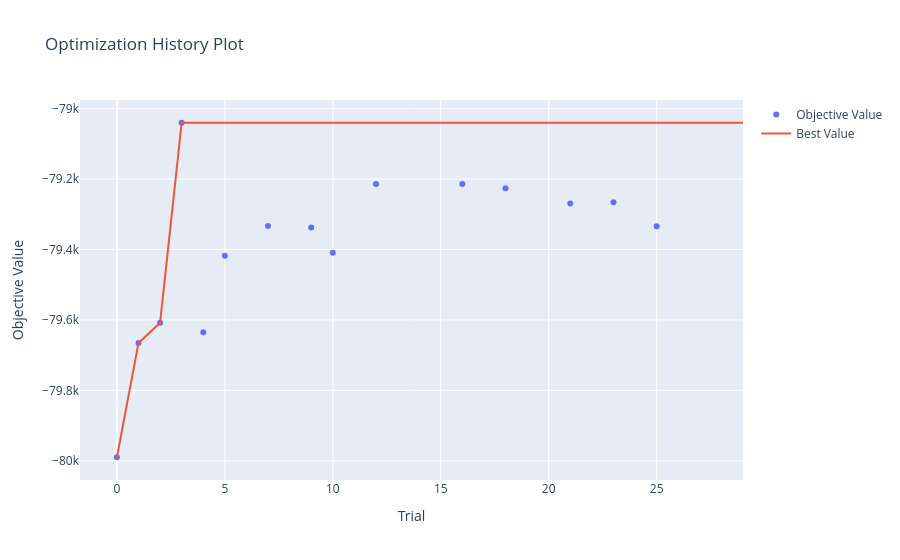
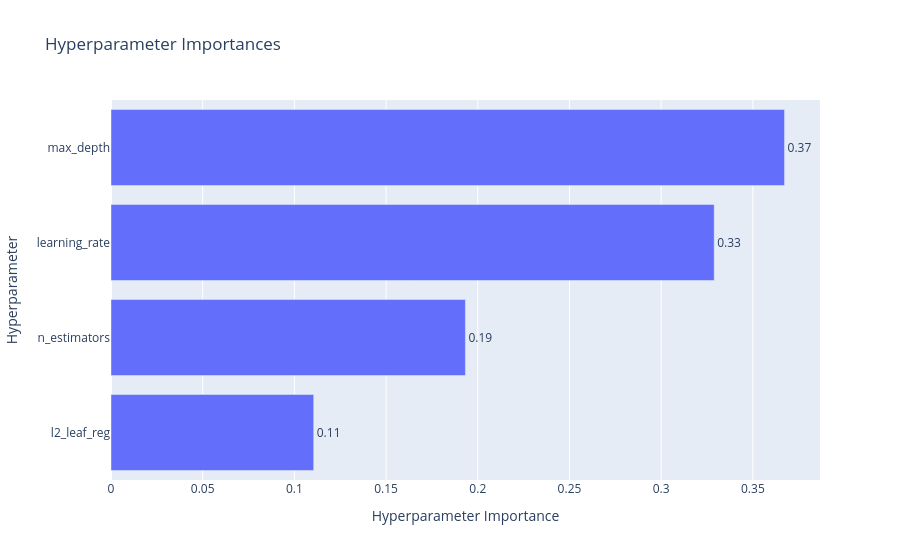

The code cell stored with these charts, in order, in its notebook:
### Markdown cell above
Наилучшие гиперпараметры XGBoost: ~~`{'learning_rate': 0.012182868816003698, 'max_depth': 3, 'n_estimators': 1628, 'gamma': 0.5966546175894478, 'reg_alpha': 8.895564195765491, 'reg_lambda': 1.0195837807838437}`~~

{'learning_rate': 0.021389984811323825, 'max_depth': 3, 'n_estimators': 1558, 'gamma': 0.4300999625849386, 'reg_alpha': 2.567069397127208, 'reg_lambda': 6.03531145510891}



MAE улучшился на ~~9%: 85486.96->77408.93~~ 85486.96->80244.27 (-6.1%)

### Code cell
def catboost_params_func(trial):
    return {
        'learning_rate': trial.suggest_float('learning_rate', 0.01, 0.1, log=True),
        'max_depth': trial.suggest_int('max_depth', 3, 10),
        'n_estimators': trial.suggest_int('n_estimators', 500, 2000),
        'l2_leaf_reg': trial.suggest_int('l2_leaf_reg', 1, 10),
        **default_cbm_params
    }

def catboost_fit_score_func(estimator, X, y, X_val, y_val, fit_params={}):
    estimator.fit(X, y,
                cat_features=CAT_FEATURES,
                eval_set=[(X, y), (X_val, y_val)],
                **fit_params)
    y_pred = estimator.predict(X_val)
    return -mean_absolute_error(y_val, y_pred)

def catboost_estimator_func(params):
    return CatBoostRegressor(**params)

catboost_study = optuna_helper.fit_study(
    catboost_params_func, catboost_estimator_func, scorer_func,
    fit_score_func=catboost_fit_score_func,
    visualize=True)

print('=== catboost ===')
print('Наилучшие гиперпараметры:', catboost_study.best_params)
print(f'MAE: {-catboost_study.best_value:.2f}')

### Figure 1 — Plotly figure (JSON) as saved in the notebook; plotly's stock layout.template omitted (floating-point values rounded to 4 significant figures)
{"data": [{"mode": "markers", "name": "Objective Value", "type": "scatter", "x": [0, 1, 2, 3, 4, 5, 7, 9, 10, 12, 16, 18, 21, 23, 25], "y": [-79990.0, -79670.0, -79610.0, -79040.0, -79640.0, -79420.0, -79330.0, -79340.0, -79410.0, -79210.0, -79210.0, -79230.0, -79270.0, -79270.0, -79330.0]}, {"mode": "lines", "name": "Best Value", "type": "scatter", "x": [0, 1, 2, 3, 4, 5, 6, 7, 8, 9, 10, 11, 12, 13, 14, 15, 16, 17, 18, 19, 20, 21, 22, 23, 24, 25, 26, 27, 28, 29], "y": [-79990.0, -79670.0, -79610.0, -79040.0, -79040.0, -79040.0, -79040.0, -79040.0, -79040.0, -79040.0, -79040.0, -79040.0, -79040.0, -79040.0, -79040.0, -79040.0, -79040.0, -79040.0, -79040.0, -79040.0, -79040.0, -79040.0, -79040.0, -79040.0, -79040.0, -79040.0, -79040.0, -79040.0, -79040.0, -79040.0]}, {"marker": {"color": "#cccccc"}, "mode": "markers", "name": "Infeasible Trial", "showlegend": false, "type": "scatter", "x": [], "y": []}], "layout": {"title": {"text": "Optimization History Plot"}, "xaxis": {"title": {"text": "Trial"}}, "yaxis": {"title": {"text": "Objective Value"}}}}

### Figure 2 — Plotly figure (JSON) as saved in the notebook; plotly's stock layout.template omitted (floating-point values rounded to 4 significant figures)
{"data": [{"cliponaxis": false, "hovertemplate": ["l2_leaf_reg (IntDistribution): 0.1105388570374137<extra></extra>", "n_estimators (IntDistribution): 0.1932617191385844<extra></extra>", "learning_rate (FloatDistribution): 0.32891950516859514<extra></extra>", "max_depth (IntDistribution): 0.36727991865540677<extra></extra>"], "name": "Objective Value", "orientation": "h", "text": ["0.11", "0.19", "0.33", "0.37"], "textposition": "outside", "type": "bar", "x": [0.1105, 0.1933, 0.3289, 0.3673], "y": ["l2_leaf_reg", "n_estimators", "learning_rate", "max_depth"]}], "layout": {"title": {"text": "Hyperparameter Importances"}, "xaxis": {"title": {"text": "Hyperparameter Importance"}}, "yaxis": {"title": {"text": "Hyperparameter"}}}}
